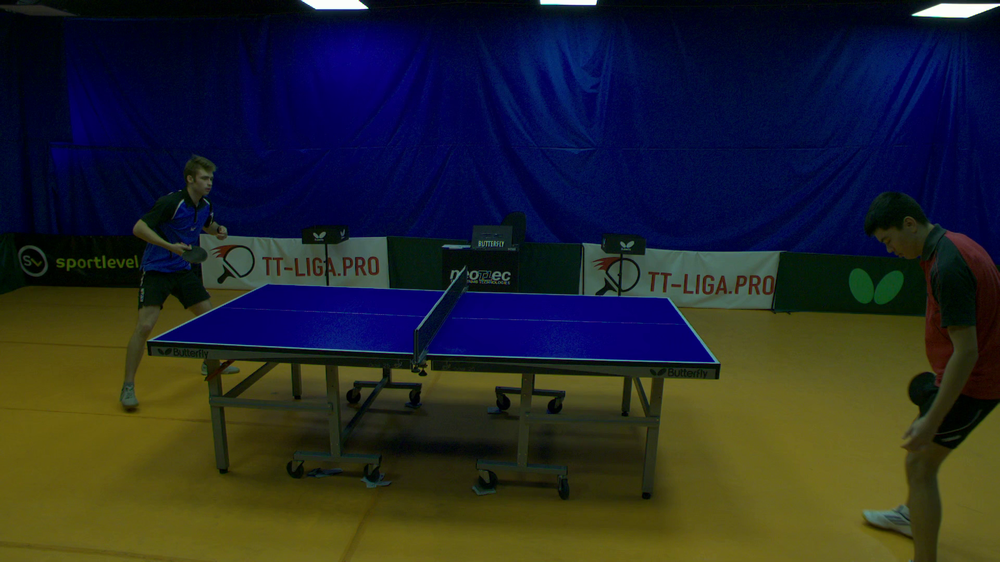
#> input picture imgs/test.png, 1000 x 562 px, shrunk from 1920 x 1080 before the run, found by its file name
$ python detect_table.py
#> lines starting #> are read from the running program, lines starting #| are printed output that depends on the picture; after the words box and inside, x2 and y2 are one past the last pixel; in counts of white or black regions, pixels touching at a corner belong together
# ==============================================================================
# File: detect_table.py
# Project: src
# File Created: Tuesday, 2nd February 2021 11:17:44 am
# Author: Dillon Koch
# -----
# Last Modified: Friday, 5th February 2021 9:07:12 pm
# Modified By: Dillon Koch
# -----
#
# -----
# file for detecting the corners of the ping pong table in a video
# using either semantic segmentation (from TTNet paper or otherwise)
# or using edge detection, like in the document scanner posts
# ==============================================================================


import sys
from os.path import abspath, dirname

import cv2
import imutils
import matplotlib.pyplot as plt
import numpy as np

ROOT_PATH = dirname(dirname(abspath(__file__)))
if ROOT_PATH not in sys.path:
    sys.path.append(ROOT_PATH)


class Detect_Table:
    def __init__(self):
        pass

    def run(self):  # Run
        # step 1
        img = cv2.imread('test.png')
#> img is the input picture: shape (562, 1000, 3); mean B, G, R 43.4, 38.4, 36.3
        original_img = img.copy()
        img = cv2.cvtColor(img, cv2.COLOR_BGR2GRAY)
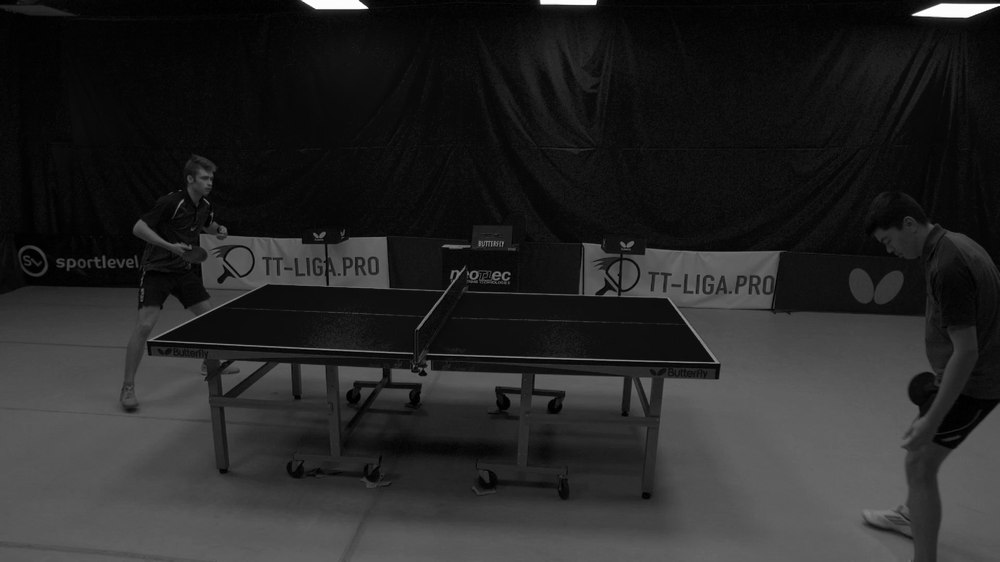
#> img: shape (562, 1000); min 0, max 255, mean 38.3
        img = cv2.GaussianBlur(img, (5, 5), 0)
        img = cv2.Canny(img, 100, 250)
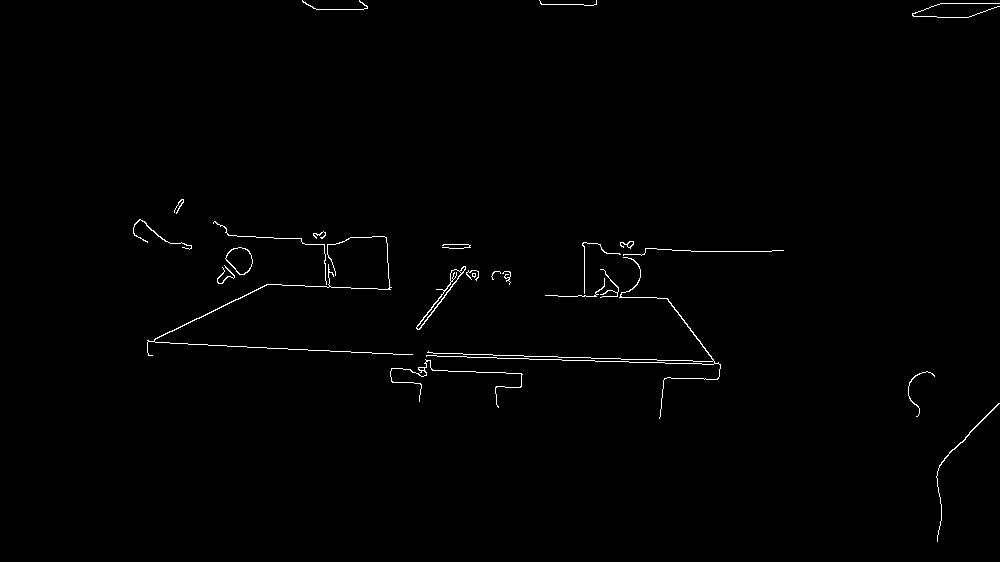
#> img: shape (562, 1000); 0.72% white in thin lines or dots, all inside (x1, y1, x2, y2) = (133, 0, 1000, 542)
        # step 2
        # temp
        kernel = np.ones((3, 3), np.uint8)
        dilated = cv2.dilate(img, kernel, iterations=1)
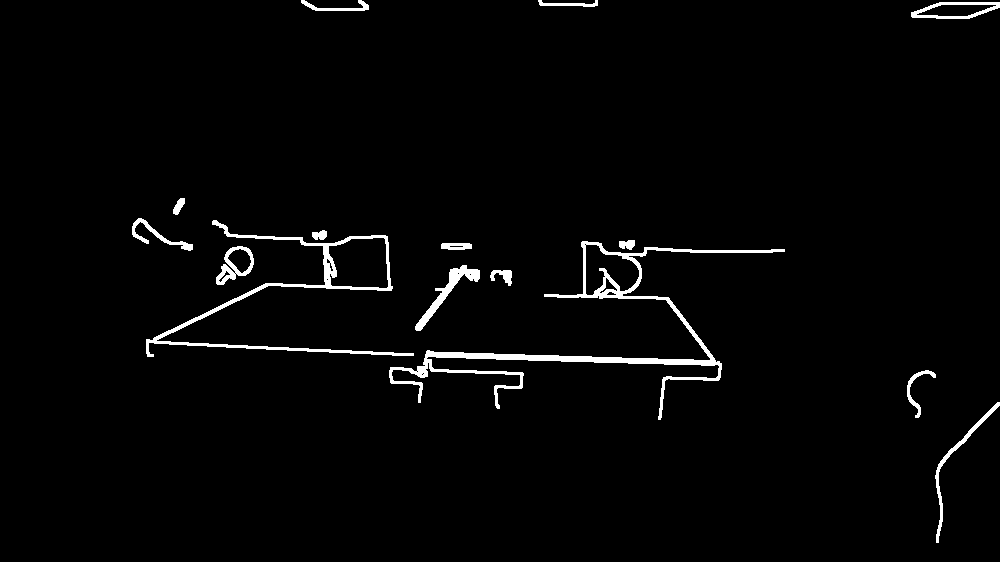
#> dilated: shape (562, 1000); 2.2% white; 15 white regions
        # end temp
        contours = cv2.findContours(img.copy(), cv2.RETR_LIST, cv2.CHAIN_APPROX_SIMPLE)
#> contours = 31 contours, 19 with area under 20; largest, box (x1, y1, x2, y2) and area: (225, 247, 253, 275) 506, (225, 247, 253, 275) 477, (416, 266, 466, 330) 338, (416, 269, 462, 330) 238, (147, 236, 413, 356) 74
        # contours = cv2.findContours(dilated.copy(), cv2.RETR_EXTERNAL, cv2.CHAIN_APPROX_SIMPLE)
        contours = imutils.grab_contours(contours)
        contours = sorted(contours, key=cv2.contourArea, reverse=True)
        print(len(contours))
#| 31
        for c in contours:
            peri = cv2.arcLength(c, True)
            approx = cv2.approxPolyDP(c, 0.02 * peri, True)
            new_img = cv2.drawContours(original_img, [approx], -1, (0, 255, 0), 2)
#> this loop made 31 passes
#> peri on passes 1, 2, 3, 4, 5, 6, 8, 9, 10, 11, 12, 13: 86.91, 84.57, 193.5, 199.7, 1466.5, 1796.5, 586.8, 49.46, 222.7, 113.4, 18.73, 147.2
#> (peri, approx) on passes 7, 31: (338.6, [[999, 403], [939, 465], [937, 541], [938, 468]]), (336, [[623, 255], [783, 250]])
#> pass 3, in run, `new_img = cv2.drawContours(original_img, [approx], -1, (0, 255, 0), 2)`:
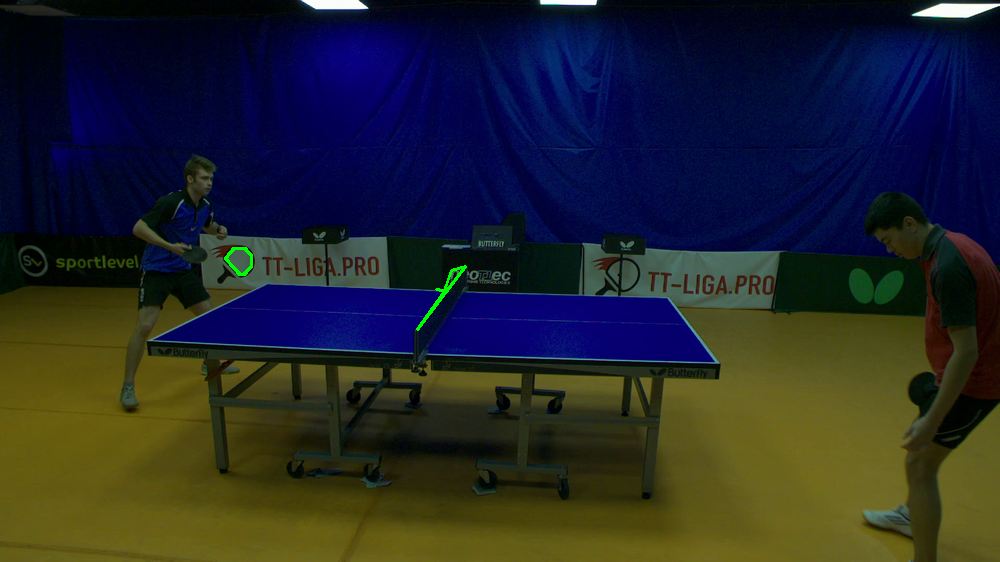
#> new_img: shape (562, 1000, 3); mean B, G, R 43.3, 38.6, 36.2
#> after the loop:
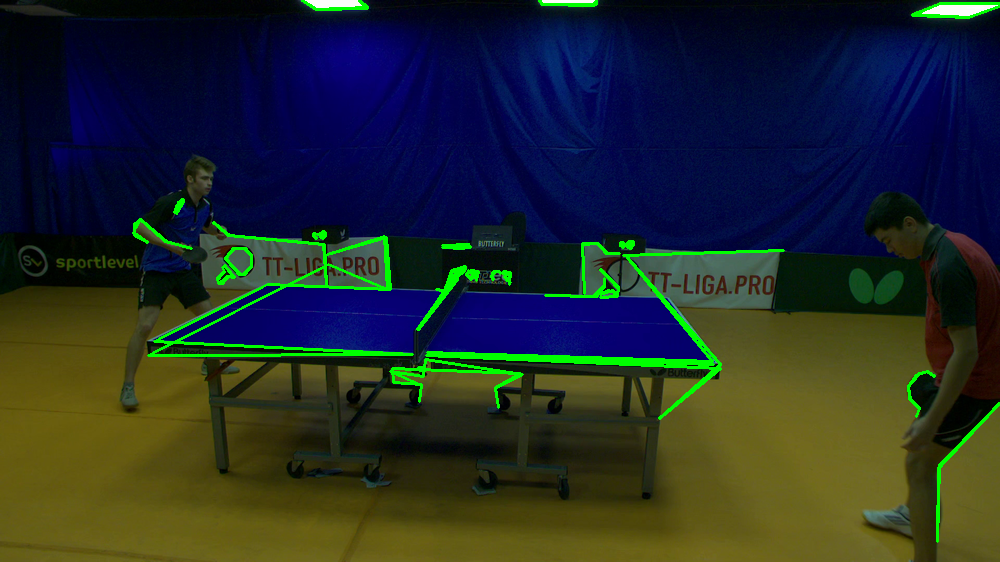
#> original_img: shape (562, 1000, 3); 2.42% of pixels changed, all inside (x1, y1, x2, y2) = (132, 0, 1000, 543)
            # [17 lines of commented-out code are left out]

        return img

    def temp(self):
        img = cv2.imread('test.png')
        original_img = img.copy()
        # img = cv2.cvtColor(img, cv2.COLOR_BGR2GRAY)
        # img = cv2.GaussianBlur(img, (5, 5), 0)
        # edges = cv2.Canny(img, 100, 250)
        edges = self.run()
        lines = cv2.HoughLinesP(edges, 1, np.pi / 180, 30, maxLineGap=85)
        for line in lines:
            x1, y1, x2, y2 = line[0]
            a_sq = (y2 - y1)**2
            b_sq = (x2 - x1)**2
            line_len = np.sqrt(a_sq + b_sq)
            if line_len > 200:
                cv2.line(original_img, (x1, y1), (x2, y2), (0, 255, 0), 2)
        return original_img


if __name__ == '__main__':
    x = Detect_Table()
    self = x
    img = x.run()
    # img = x.temp()
    cv2.imwrite('temp.png', img)
    plt.imshow(img)
